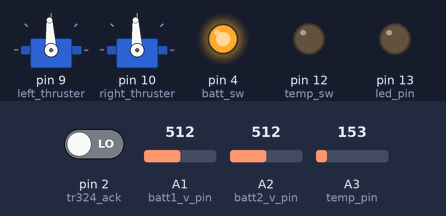
A sketch run on a simulated Arduino Uno, built with avr-gcc and run on an emulated ATmega328P. Shown: 2 × servo, output pins drawn as LEDs (lit = HIGH). The test bench sets the inputs (shaded band); at power-on: A3 (temp_pin) = 153, A1 (batt1_v_pin) = 512, pin 2 (tr324_ack) LOW, A2 (batt2_v_pin) = 512. The ROS host is connected and sends only what is stated.

Above: at 3.2 s.
3.3 s: A3 (temp_pin) set to 173
4.8 s: A3 (temp_pin) set to 200
At 5.8 s:
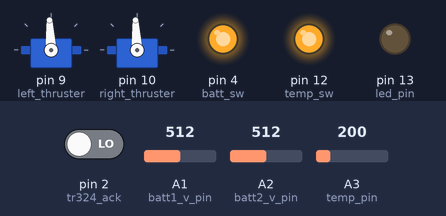
6.3 s: A1 (batt1_v_pin) set to 771
7.8 s: A1 (batt1_v_pin) set to 793
At 9.0 s:
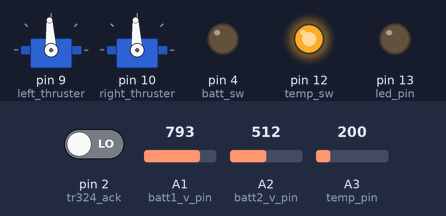
9.3 s: A3 (temp_pin) set to 175
At 10.5 s:
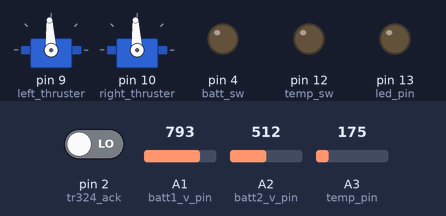
10.8 s: A3 (temp_pin) set to 191
At 12.1 s:
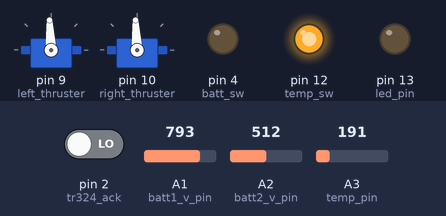
Timing chart, 0 to 13.3 s (numbered marks = the images above; inputs shaded):
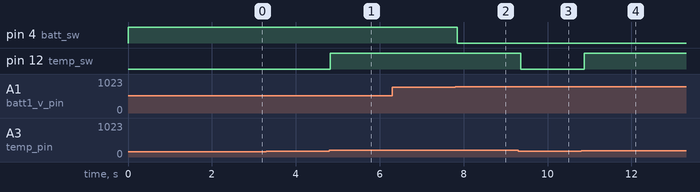

Measured:
- the behaviour switches between 184 and 185 on A3 (temp_pin) (found by bisection; images 0 and 1)
- the behaviour switches between 778 and 779 on A1 (batt1_v_pin) (found by bisection; images 1 and 2)
- after the input at 3.3 s, every drawn part: stays the same
- after the input at 4.8 s, pin 12 (temp_sw): LOW → HIGH at once
- after the input at 6.3 s, every drawn part: stays the same
- after the input at 7.8 s, pin 4 (batt_sw): HIGH → LOW after 0.05 s
- after the input at 9.3 s, pin 12 (temp_sw): HIGH → LOW after 0.06 s
- after the input at 10.8 s, pin 12 (temp_sw): LOW → HIGH after 0.07 s

The sketch:

battery_relay.ino
```cpp
/* ren ye
   2016-10-12
   rosserial for battery relay and temperature water cooler
   2016-10-20
   rosserial for cmd_vel; mux with tr324

   Connections:
   TR324     <-> Arduino
   Channel 1 <-> D7
   Channel 2 <-> D8
   Ack       <-> D2 (interrupt)

   TR324     <-> alfro ESC
   +, -      <-> +, - (5v)

   Arduino   <-> alfro ESC
   D9~       <-> S1
   D10~      <-> S2

   Arduino   <-> RPi
   USB       <-> USB

   Arduino   <-> sensors
   D12       <-> pump relay switch
   D11       <-> battery relay switch
   A0        <-> temperature sig
   A1        <-> battery 1 volt
   A2        <-> battery 2 volt

*/

#include <ros.h>
// #include <ros/time.h>
#include <Arduino.h>
// #include <std_msgs/String.h>
#include <std_msgs/Float32.h>
// use uint8multiarray
#include <std_msgs/MultiArrayDimension.h>
#include <std_msgs/UInt16MultiArray.h>
#include <std_msgs/Float32MultiArray.h>
// for esc, use servo library
#include <Servo.h>

Servo left_esc;
Servo right_esc;

// set up ros nodes and publishers
std_msgs::Float32MultiArray control_msg;
// std_msgs::Float32 pwm_ack_msg;


ros::Publisher pub("control", &control_msg);

ros::NodeHandle nh;

// initialize constants for battery relay and temp sensor
const float R0[2] = {200.0, 100.0}; // voltage divider for battery 1
const float R1[2] = {200.0, 100.0}; // voltage divider for battery 2
const float Vmin[2] = {11.4, 11.6}; // cutoff voltage for battery
const float temp_sw_on = 40; // switch on temperature

// const int BAUD = 115200;
const int DT = 1000; // 1 second

// digital pins
#define temp_sw 12
#define batt_sw 4
#define led_pin 13
#define left_thruster 9
#define right_thruster 10
#define tr324_ack 2
#define tr324_ch1 7
#define tr324_ch2 8

// analog pins
#define temp_pin A3
#define batt1_v_pin A1
#define batt2_v_pin A2

// pwm setup
const int max_pwm = 1900;
const int min_pwm = 1100;
const int neutral_pwm = 1500;
const float wheel_sep = 0.4;

int linear_x_center = neutral_pwm;
int angular_z = neutral_pwm;

int left_pwmRC = neutral_pwm;
int right_pwmRC = neutral_pwm;
int left_pwmROS = neutral_pwm;
int right_pwmROS = neutral_pwm;

// pwm callback
void pwmCb(const std_msgs::UInt16MultiArray& msg) {
  // read pwm and convert to pwm
  left_pwmROS = msg.data[0];
  right_pwmROS = msg.data[1];
}

ros::Subscriber<std_msgs::UInt16MultiArray> pwm_sub("/pwm", &pwmCb );

void setup()
{
  //Serial.begin(BAUD);
  pinMode(temp_sw, OUTPUT);
  pinMode(batt_sw, OUTPUT);
  pinMode(led_pin, OUTPUT);
  pinMode(tr324_ack, INPUT);
  pinMode(tr324_ch1, INPUT);
  pinMode(tr324_ch2, INPUT);
  pinMode(left_thruster, OUTPUT);
  pinMode(right_thruster, OUTPUT);

  // attach esc
  left_esc.attach(left_thruster);
  right_esc.attach(right_thruster);

  left_esc.writeMicroseconds(neutral_pwm);
  right_esc.writeMicroseconds(neutral_pwm);

  // reset led
  digitalWrite(led_pin, LOW);
  // switch to primary battery
  digitalWrite(batt_sw, HIGH);

  nh.initNode();
  nh.subscribe(pwm_sub);

  control_msg.layout.dim = (std_msgs::MultiArrayDimension *)
                        malloc(sizeof(std_msgs::MultiArrayDimension) * 1);
  control_msg.layout.dim->label = "arduino_reading";
  control_msg.layout.dim->size = 6;
  // batt_msg.layout.dim_length = 1;
  control_msg.layout.data_offset = 0;
  control_msg.data = (float *)malloc(sizeof(float) * 5);
  control_msg.data_length = 6;

  nh.advertise(pub);
  delay(2000);

}

long action_timer;
long publisher_timer;

void loop() {
  float batt_v[2];
  float temp;
  int left_pwm = neutral_pwm;
  int right_pwm = neutral_pwm;
  int batt_status = 0;

  // read voltage divider data
  batt_v[0] = read_voltage(batt1_v_pin);
  batt_v[1] = read_voltage(batt2_v_pin);
  // check and switch
  if (batt_v[0] >= Vmin[0]) {
    batt_status = 0;
    digitalWrite(batt_sw, LOW); // switch to secondary battery
    // digitalWrite(batt_sw, LOW); // switch to primary battery
  } else if ((batt_v[0] < Vmin[0]) && (batt_v[1] >= Vmin[1])) {
    batt_status = 1;
    digitalWrite(batt_sw, HIGH); // switch to secondary battery
  } else if (batt_v[1] < Vmin[1]) {
    batt_status = 2;
    digitalWrite(batt_sw, HIGH); // switch to secondary battery
  }

  // read temperature data
  temp = read_temperature(temp_pin);
  if (temp > temp_sw_on) {
    digitalWrite(temp_sw, HIGH);
  } else {
    digitalWrite(temp_sw, LOW);
  }

  // read pwm to motor
  if (digitalRead(tr324_ack) == HIGH) {
    manual_control();
    left_pwm = left_pwmRC;
    right_pwm = right_pwmRC;
  } else {
    left_pwm = left_pwmROS;
    right_pwm = right_pwmROS;
  }

  // write to pwm motor pin

  left_esc.writeMicroseconds(left_pwm);
  right_esc.writeMicroseconds(right_pwm);

  delay(100);

  // publish topic
  if (millis() > publisher_timer) {

    // publish battery and temperature
    control_msg.data[0] = batt_v[0];
    control_msg.data[1] = batt_v[1];
    control_msg.data[2] = temp;
    // two more to get the pwm data from arduino, debug use
    control_msg.data[3] = left_pwm;
    control_msg.data[4] = right_pwm;
    control_msg.data[5] = batt_status;
    pub.publish(&control_msg);

    publisher_timer = millis() + DT;

  }
  nh.spinOnce();
}

float read_voltage(int id) {
  if (id == 1) {
    return (R0[0] + R0[1]) / R0[1] * analogRead(id) * 5.0 / 1024;
  } else {
    return (R1[0] + R1[1]) / R1[1] * analogRead(id) * 5.0 / 1024;
  }
}

float read_temperature(int temp_pin) {
  float voltage = analogRead(temp_pin) * 5.0 / 1024.0;
  return (voltage - 0.5 ) * 100.0;
}

void manual_control(void) {
  int tmp_angular_z = pulseIn(tr324_ch2, HIGH, 25000);
  int tmp_linear_x_center = pulseIn(tr324_ch1, HIGH, 25000);
  if (tmp_linear_x_center > 500) {
    linear_x_center = tmp_linear_x_center;
  }
  if (tmp_angular_z > 500) {
    angular_z = tmp_angular_z;
  }

  conv_differential(linear_x_center, angular_z);
}

void conv_differential(int linear_x_center, int angular_z) {
  int insensitive_value = 50;
  if (linear_x_center > (neutral_pwm + insensitive_value) ||
      angular_z > (neutral_pwm + insensitive_value) ||
      linear_x_center < (neutral_pwm - insensitive_value) ||
      angular_z < (neutral_pwm - insensitive_value)) {
    digitalWrite(led_pin, HIGH);
  } else {
    digitalWrite(led_pin, LOW);
  }
  int angular_offset = insensitive(angular_z) - neutral_pwm;
  left_pwmRC = linear_x_center - angular_offset;
  right_pwmRC = linear_x_center + angular_offset;
  left_pwmRC = insensitive(left_pwmRC);
  right_pwmRC = insensitive(right_pwmRC);
}

int insensitive(int pwm) {
  int insensitive_value = 50;
  pwm = constrain(pwm, min_pwm, max_pwm);

  /* if (pwm < (neutral_pwm + insensitive_value) ||
      pwm > (neutral_pwm - insensitive_value)) {
    return neutral_pwm;
  } else {
    return pwm;
  }*/
  return pwm;

}
```
